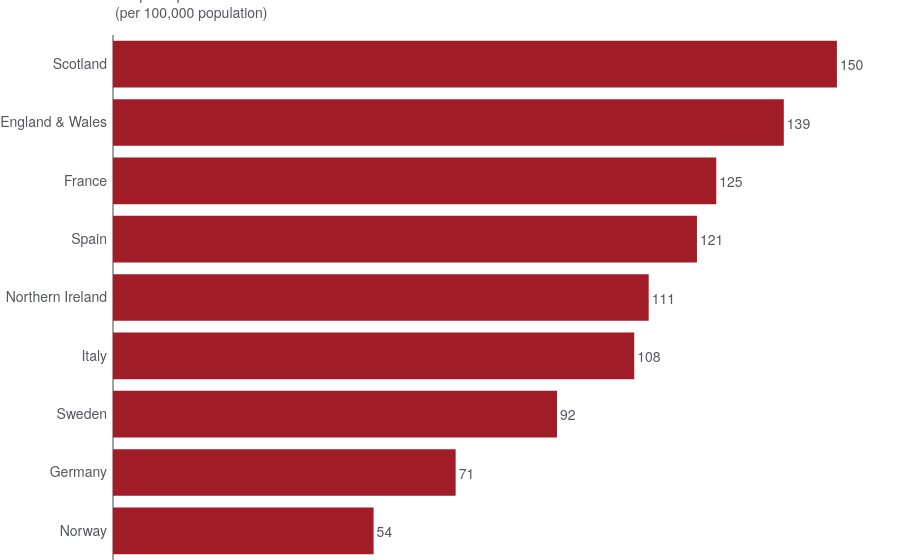

Here is the notebook cell this chart was saved with:
### Code cell
plotly_imprisonment_rates.prepare_chart()

### Figure 1 — Plotly figure (JSON) as saved in the notebook; plotly's stock layout.template omitted (floating-point values rounded to 4 significant figures)
{"data": [{"cliponaxis": false, "hovertemplate": "%{text} per 100,000 population<extra></extra>", "orientation": "h", "text": ["150", "139", "125", "121", "111", "108", "92", "71", "54"], "textposition": "outside", "texttemplate": "%{x}", "type": "bar", "x": [150, 139, 125, 121, 111, 108, 92, 71, 54], "y": ["Scotland", "England & Wales", "France", "Spain", "Northern Ireland", "Italy", "Sweden", "Germany", "Norway"]}], "layout": {"annotations": [{"align": "left", "font": {"size": 14}, "showarrow": false, "text": "People in prison<br>(per 100,000 population)", "x": 0, "xref": "paper", "y": 1.1, "yanchor": "top", "yref": "paper"}], "margin": {"b": 0, "t": 35}, "paper_bgcolor": "white", "xaxis": {"showticklabels": false, "ticks": ""}, "yaxis": {"automargin": true, "autorange": "reversed", "type": "category"}}}
